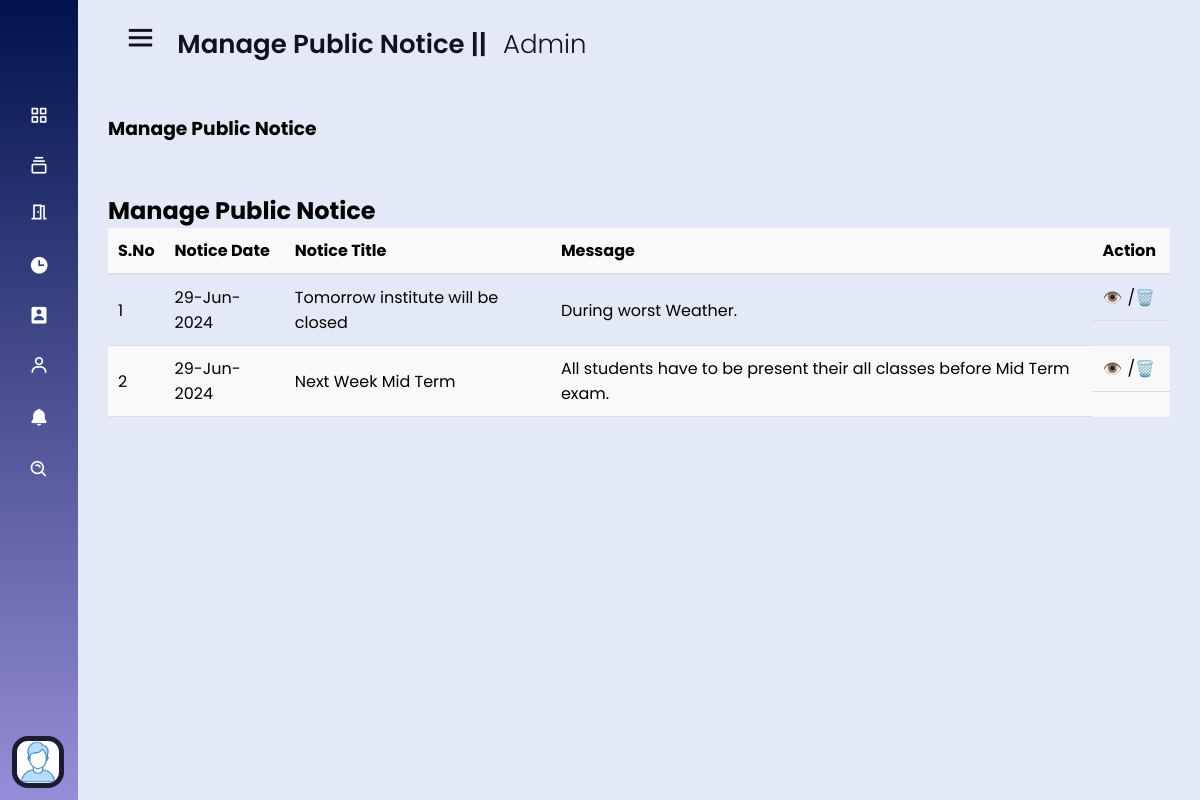
/admin/pages/managePublicNotice.php (signed in), run on the app's committed database.
### tables this page shows
CREATE TABLE IF NOT EXISTS `public_notice_db` (
  `pn_id` int NOT NULL AUTO_INCREMENT,
  `pn_title` varchar(300) DEFAULT NULL,
  `pn_message` varchar(600) DEFAULT NULL,
  `pn_date` timestamp NOT NULL DEFAULT CURRENT_TIMESTAMP,
  PRIMARY KEY (`pn_id`)
);

### admin/pages/managePublicNotice.php (the view, shortened to what this page needs)
<!DOCTYPE html>
<html lang="en">
<head>
    <link rel="stylesheet" href="../css/style.css">
    <link rel="stylesheet" href="../pages/css/adminPagesStyle.css">
    <link href='https://unpkg.com/boxicons@2.0.7/css/boxicons.min.css' rel='stylesheet'>
</head>
<body>
    <?php include_once('../includes/sidebar.php'); ?>
    <section class="home-section">
        <div class="home-content">
            <div class="dashboard_header">
                <i class='bx bx-menu'></i>
                <span class="text">Manage Public Notice || <span style="font-weight: 300; margin-left: 10px;">Admin</span></span>
            </div>
            <div class="main_workPanel">
                <div>
                    <h3>Manage Public Notice</h3>
                </div>
                <div class="admin_monitor">
                    <div class="manage_admin_part">
                        <h2>Manage Public Notice</h2>
                        <div class="table-group">
                            <table>
                                <thead>
                                    <tr>
                                        <th>S.No</th>
                                        <th>Notice Date</th>
                                        <th>Notice Title</th>
                                        <th>Message</th>
                                        <th>Action</th>
                                    </tr>
                                </thead>
                                <tbody>
                                    <?php
                                    $all_publicNotice = mysqli_query($conn, "SELECT * FROM `public_notice_db`");
                                    $serial_no = 1;
                                    while ($row = mysqli_fetch_assoc($all_publicNotice)) {
                                    ?>
                                        <tr>
                                            <td><?php echo $serial_no++; ?></td>
                                            <td><?php echo  date('d-M-Y', strtotime($row['pn_date'])); ?></td>
                                            <td><?php echo $row['pn_title']; ?></td>
                                            <td><?php echo $row['pn_message']; ?></td>
                                            <td style="display:flex">
                                                <a href="javascript:void(0);" onclick="openModal('<?= base64_encode($row['pn_id'])?>')" class="action-view">👁️</a>
                                                <p> / </p>
                                                <a href="javascript:void(0);" onclick="confirmDelete('<?= base64_encode($row['pn_id']); ?>', '<?= addslashes($row['pn_title']); ?>')" class="action-delete"> 🗑️</a>
                                            </td>
                                        </tr>
                                    <?php
                                    }
                                    ?>
                                </tbody>
                            </table>
                        </div>
                    </div>
                </div>
            </div>
        </div>
    </section>
</body>
</html>

### admin/css/style.css (style rules this page uses)
* { margin: 0; padding: 0; box-sizing: border-box; font-family: 'Poppins', sans-serif; }
.home-section { position: relative; background: #E4E9F7; height: 100vh; left: 260px; width: calc(100% - 260px); transition: all 0.5s ease; }
.sidebar.close~.home-section { left: 78px; width: calc(100% - 78px); }
.home-section .home-content { height: auto; align-items: center; padding: 20px 30px; }
.home-section .home-content .bx-menu, .home-section .home-content .text { color: #11101d; font-size: 35px; }
.home-section .home-content .bx-menu { margin: 0 15px; cursor: pointer; }
.home-section .home-content .text { font-size: 26px; font-weight: 600; }

### admin/pages/css/adminPagesStyle.css (style rules this page uses)
.main_workPanel { margin-top: 50px; }
.admin_monitor { margin-top: 50px; }
table { width: 100%; border-collapse: collapse; }
thead { background-color: #f9f9f9; }
thead th { text-align: left; padding: 10px; border-bottom: 2px solid #ddd; }
tbody td { padding: 10px; border-bottom: 1px solid #ddd; text-align: left; }
tbody tr:nth-child(even) { background-color: #f9f9f9; }
.action-view, .action-delete { text-decoration: none; color: #3498db; margin-right: 5px; }

### data on the page
public_notice_db: pn_date "29-Jun-2024", pn_title "Tomorrow institute will be closed", pn_message "During worst Weather."
public_notice_db: pn_date "29-Jun-2024", pn_title "Next Week Mid Term", pn_message "All students have to be present their all classes before Mid Term exam."
